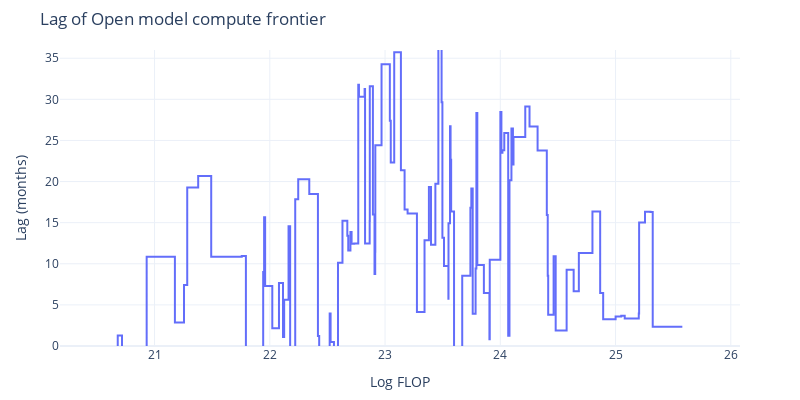

Notebook code for this chart:
### Code cell
# Plot date differences
fig = go.Figure()

fig.add_trace(go.Scatter(
    x=compute_staircase_closed,
    y=date_differences,
    mode='lines',
    line=dict(shape='hv'),
    name='Date differences'
))

fig.update_xaxes(range=[compute_min-0.5, compute_max+0.5])
# x axis step size
fig.update_xaxes(dtick=1)
fig.update_yaxes(range=[0, 36])

fig.update_layout(
    width=800,
    height=400,
    title='Lag of Open model compute frontier',
    xaxis_title='Log FLOP',
    yaxis_title='Lag (months)',
    margin=dict(t=50, l=60, r=60, b=50),
    template='plotly_white'
)

### Figure 1 — Plotly figure (JSON) as saved in the notebook; plotly's stock layout.template omitted (floating-point values rounded to 4 significant figures; data arrays with more than 128 entries replaced by an {"elided": "..."} marker saying what was removed)
{"data": [{"line": {"shape": "hv"}, "mode": "lines", "name": "Date differences", "type": "scatter", "x": {"elided": "4901 float values"}, "y": {"elided": "4901 float values"}}], "layout": {"height": 400, "margin": {"b": 50, "l": 60, "r": 60, "t": 50}, "title": {"text": "Lag of Open model compute frontier"}, "width": 800, "xaxis": {"dtick": 1, "range": [20.18, 26.08], "title": {"text": "Log FLOP"}}, "yaxis": {"range": [0, 36], "title": {"text": "Lag (months)"}}}}
